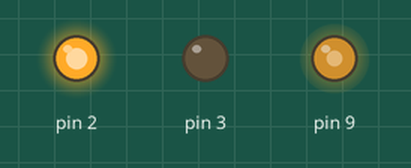
Recording of a sketch running on a simulated Arduino Uno, built with avr-gcc and run on an emulated ATmega328P. Shown: output pins drawn as LEDs (lit = HIGH).

Above: at 0.1 s.
Timing chart, 0 to 1.6 s (numbered marks = the images above):
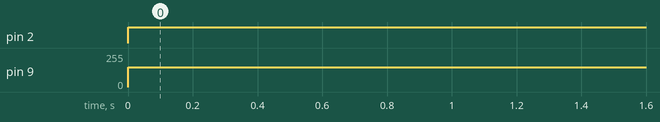

Measured:
- by itself, pin 2: LOW → HIGH at 0.00 s
- by itself, pin 9: 0/255 → 150/255 at 0.00 s

The sketch:

dc_motor_control.ino
```cpp
void setup()
{
  pinMode(2, OUTPUT);
  pinMode(3, OUTPUT);
  pinMode(9, OUTPUT);
}

void loop()
{
  // Set up motor turn fowards
  digitalWrite(2,HIGH);
  digitalWrite(3,LOW);

  // Set motor speed
  analogWrite(9,150);
}
```
